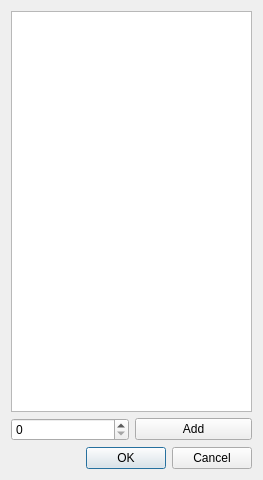
<?xml version="1.0" encoding="UTF-8"?>
<ui version="4.0">
 <class>DialogVideoDataClipMetadata</class>
 <widget class="QDialog" name="DialogVideoDataClipMetadata">
  <property name="geometry">
   <rect>
    <x>0</x>
    <y>0</y>
    <width>263</width>
    <height>480</height>
   </rect>
  </property>
  <property name="windowTitle">
   <string>Beat indicies</string>
  </property>
  <layout class="QVBoxLayout" name="verticalLayout">
   <item>
    <widget class="QListView" name="listView"/>
   </item>
   <item>
    <layout class="QHBoxLayout" name="horizontalLayout">
     <item>
      <widget class="QSpinBox" name="sbNewValue">
       <property name="maximum">
        <number>32768</number>
       </property>
      </widget>
     </item>
     <item>
      <widget class="QPushButton" name="btnAdd">
       <property name="text">
        <string>Add</string>
       </property>
      </widget>
     </item>
    </layout>
   </item>
   <item>
    <widget class="QDialogButtonBox" name="buttonBox">
     <property name="orientation">
      <enum>Qt::Horizontal</enum>
     </property>
     <property name="standardButtons">
      <set>QDialogButtonBox::Cancel|QDialogButtonBox::Ok</set>
     </property>
    </widget>
   </item>
  </layout>
 </widget>
 <resources/>
 <connections>
  <connection>
   <sender>buttonBox</sender>
   <signal>rejected()</signal>
   <receiver>DialogVideoDataClipMetadata</receiver>
   <slot>reject()</slot>
   <hints>
    <hint type="sourcelabel">
     <x>316</x>
     <y>260</y>
    </hint>
    <hint type="destinationlabel">
     <x>286</x>
     <y>274</y>
    </hint>
   </hints>
  </connection>
  <connection>
   <sender>buttonBox</sender>
   <signal>accepted()</signal>
   <receiver>DialogVideoDataClipMetadata</receiver>
   <slot>accept()</slot>
   <hints>
    <hint type="sourcelabel">
     <x>131</x>
     <y>457</y>
    </hint>
    <hint type="destinationlabel">
     <x>131</x>
     <y>239</y>
    </hint>
   </hints>
  </connection>
 </connections>
</ui>
